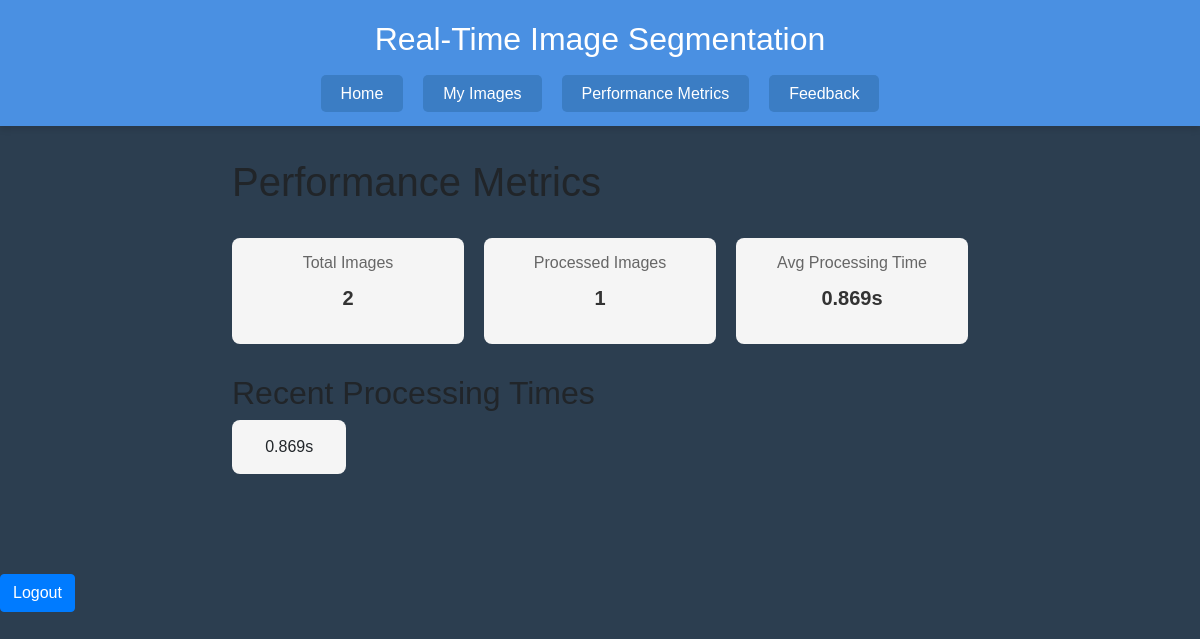
The app's page /performance-metrics (signed in), older data.
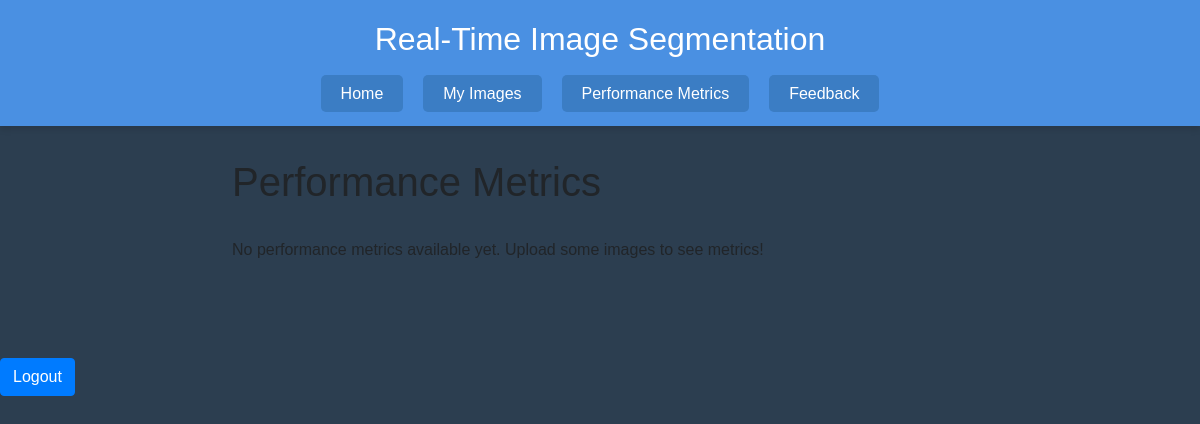
The same page, newer data.
### segmentation/models.py (models this page shows, shortened)
class ImagePair(models.Model):
    user = models.ForeignKey(User, on_delete=models.CASCADE)
    original_image = models.ImageField(upload_to='original_images/')
    segmented_image = models.ImageField(upload_to='segmented_images/', null=True, blank=True)
    accuracy = models.FloatField(default=0.0)  # Set a default value here
    processing_time = models.FloatField(null=True, blank=True)
    created_at = models.DateTimeField(auto_now_add=True)

### segmentation/views.py (the view)
# urls.py: path('performance-metrics', views.performance_metrics, name='performance_metrics'),
@login_required(login_url='login')
def performance_metrics(request):
    user_images = ImagePair.objects.filter(user=request.user)
    processed_images = user_images.exclude(processing_time=None).order_by('-created_at')[:3]
    avg_processing_time = processed_images.aggregate(Avg('processing_time'))['processing_time__avg']
    avg_accuracy = processed_images.aggregate(Avg('accuracy'))['accuracy__avg']
    context = {
        'processed_images': processed_images,
        'avg_processing_time': round(avg_processing_time, 3) if avg_processing_time else None,
        'avg_accuracy': round(avg_accuracy, 1) if avg_accuracy else None,
        'total_images': user_images.count(),
        'images_with_metrics': processed_images.count(),
    }
    return render(request, 'segmentation/performance.html', context)

### segmentation/templates/segmentation/performance.html (shortened to what this page needs)
{% extends 'segmentation/base.html' %}
{% block content %}
<div class="container">
    <h1 class="performance-title">Performance Metrics</h1>
    <br>
    {% if images_with_metrics >= 1 %}
        <div class="metrics-container">
            <div class="metrics-summary">
                <div class="metric-box">
                    <h3>Total Images</h3>
                    <p>{{ total_images }}</p>
                </div>
                <div class="metric-box">
                    <h3>Processed Images</h3>
                    <p>{{ images_with_metrics }}</p>
                </div>
                {% if avg_processing_time is not None %}
                <div class="metric-box">
                    <h3>Avg Processing Time</h3>
                    <p>{{ avg_processing_time }}s</p>
                </div>
                {% endif %}
            </div>
            <h2 class="metric-heading">Recent Processing Times</h2>
            <div class="metrics-grid">
                {% for image in processed_images|slice:":5" %}
                <div class="metric-box">{{ image.processing_time|floatformat:3 }}s</div>
                {% endfor %}
            </div>
        </div>
    {% else %}
        <p class="no-metrics">No performance metrics available yet. Upload some images to see metrics!</p>
    {% endif %}
</div>
{% endblock %}

Row changes from the older to the newer data that the page shows:
removed ImagePair: processing_time "0.869"
Text that changed along with them:
{{ total_images }}: "2" → (not shown)
{{ images_with_metrics }}: "1" → (not shown)
{{ avg_processing_time }}: "0.869" → (not shown)
text no longer shown: "Total Images Processed Images Avg Processing Time s Recent Processing Times"
text now shown: "No performance metrics available yet. Upload some images to see metrics!"
